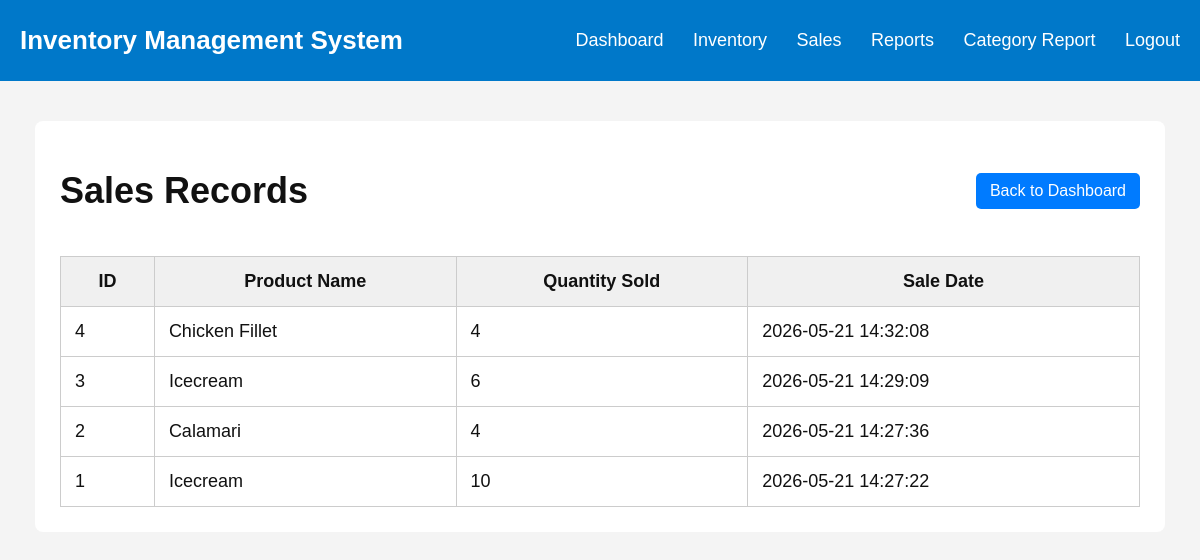
Before: /sales with the older database file.
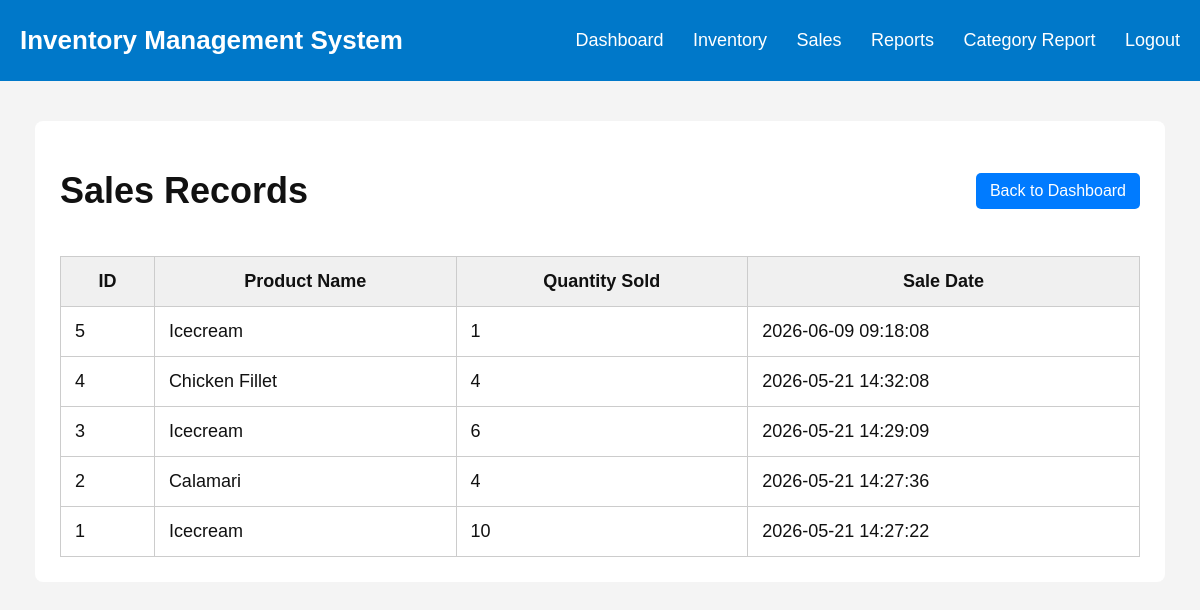
After: the same page with the newer database file.
### tables this page shows
CREATE TABLE sales (
            id INTEGER PRIMARY KEY AUTOINCREMENT,
            product_name TEXT,
            quantity_sold INTEGER,
            sale_date TIMESTAMP DEFAULT CURRENT_TIMESTAMP
        );

### app.py (the view)
@app.route("/sales")
def sales():
    conn = get_db_connection()
    sales_records = conn.execute("""
        SELECT * FROM sales
        ORDER BY id DESC
    """).fetchall()
    conn.close()
    return render_template("sales.html", sales_records=sales_records)

### app.py (called while the page is built)
def get_db_connection():
    conn = sqlite3.connect(DATABASE)
    conn.row_factory = sqlite3.Row
    return conn

### templates/sales.html
{% extends "base.html" %}
{% block content %}
<div class="page-header">
    <h1>Sales Records</h1>
    <a class="btn" href="{{ url_for('dashboard') }}">Back to Dashboard</a>
</div>
<table>
    <tr>
        <th>ID</th>
        <th>Product Name</th>
        <th>Quantity Sold</th>
        <th>Sale Date</th>
    </tr>
    {% for sale in sales_records %}
    <tr>
        <td>{{ sale.id }}</td>
        <td>{{ sale.product_name }}</td>
        <td>{{ sale.quantity_sold }}</td>
        <td>{{ sale.sale_date }}</td>
    </tr>
    {% else %}
    <tr>
        <td colspan="4">No sales records found</td>
    </tr>
    {% endfor %}
</table>
{% endblock %}

Changed rows visible on the page:
added sales: id "5", product_name "Icecream", quantity_sold "1", sale_date "2026-06-09 09:18:08"
